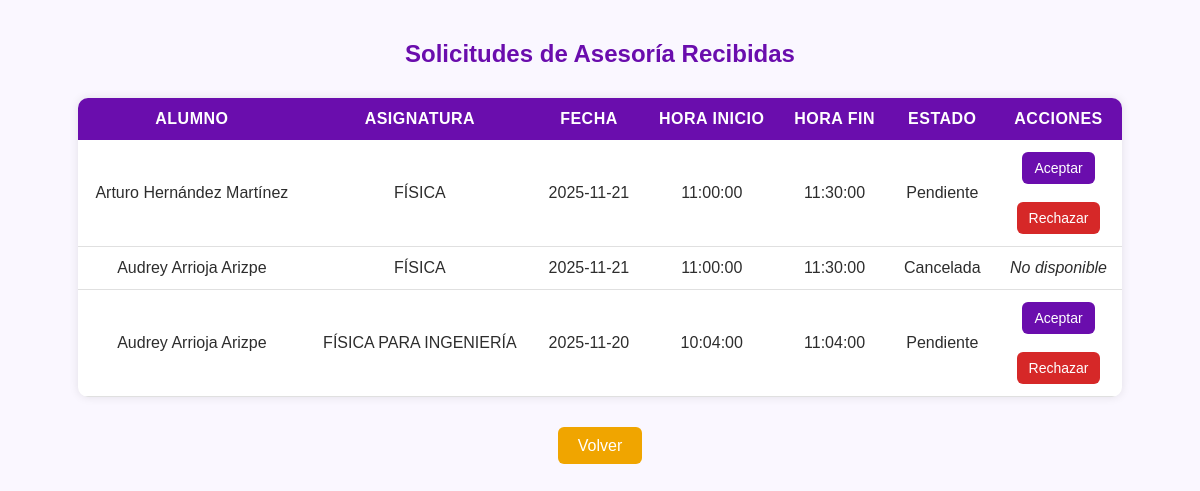
Page /index.php?action=gestionarSolicitudesTutor (signed in) on the committed database.
### tables this page shows
CREATE TABLE `solicitud_asesoria` (
  `id_solicitud` int(11) NOT NULL AUTO_INCREMENT,
  `estado` enum('Pendiente','Aceptada','Rechazada','Cancelada') NOT NULL DEFAULT 'Pendiente',
  `id_usuario` int(11) NOT NULL,
  `id_horario` int(11) NOT NULL,
  `id_asignatura` int(11) NOT NULL,
  PRIMARY KEY (`id_solicitud`),
  KEY `id_usuario` (`id_usuario`),
  KEY `id_horario` (`id_horario`),
  KEY `id_asignatura` (`id_asignatura`),
  CONSTRAINT `solicitud_asesoria_ibfk_1` FOREIGN KEY (`id_usuario`) REFERENCES `usuario` (`id_usuario`),
  CONSTRAINT `solicitud_asesoria_ibfk_2` FOREIGN KEY (`id_horario`) REFERENCES `horario` (`id_horario`),
  CONSTRAINT `solicitud_asesoria_ibfk_3` FOREIGN KEY (`id_asignatura`) REFERENCES `asignatura` (`id_asignatura`)
);

CREATE TABLE `usuario` (
  `id_usuario` int(11) NOT NULL AUTO_INCREMENT,
  `nombre` varchar(50) NOT NULL,
  `apellidos` varchar(50) NOT NULL,
  `correo` varchar(80) NOT NULL,
  `matricula` varchar(80) NOT NULL,
  `contraseña` varchar(80) NOT NULL,
  `rol` enum('Asesorado','Profesor','Tutor') NOT NULL,
  `area` varchar(50) DEFAULT NULL,
  `areasEnseñanza` varchar(50) DEFAULT NULL,
  `cuatrimestre` int(11) DEFAULT NULL,
  `necesidades` text DEFAULT NULL,
  PRIMARY KEY (`id_usuario`),
  UNIQUE KEY `correo` (`correo`),
  UNIQUE KEY `matricula` (`matricula`)
);

CREATE TABLE `asignatura` (
  `id_asignatura` int(11) NOT NULL AUTO_INCREMENT,
  `nombre` varchar(100) NOT NULL,
  PRIMARY KEY (`id_asignatura`),
  UNIQUE KEY `nombre` (`nombre`)
);

CREATE TABLE `horario` (
  `id_horario` int(11) NOT NULL AUTO_INCREMENT,
  `fecha` date NOT NULL,
  `hora_inicio` time NOT NULL,
  `hora_fin` time NOT NULL,
  `id_asignatura` int(11) DEFAULT NULL,
  `id_tutor` int(11) NOT NULL,
  PRIMARY KEY (`id_horario`),
  KEY `id_tutor` (`id_tutor`),
  KEY `fk_horario_asignatura` (`id_asignatura`),
  CONSTRAINT `fk_horario_asignatura` FOREIGN KEY (`id_asignatura`) REFERENCES `asignatura` (`id_asignatura`),
  CONSTRAINT `horario_ibfk_1` FOREIGN KEY (`id_tutor`) REFERENCES `usuario` (`id_usuario`)
);

### app/controllers/SolicitudController.php (called while the page is built, shortened)
<?php
    include_once "app/models/SolicitudModel.php";
    class SolicitudController {
        private $model;
        public function __construct($connection) {
            $this->model = new SolicitudModel($connection);
        }
    public function gestionarSolicitudesTutor() {
        $solicitudes = $this->model->obtenerSolicitudesParaTutor($_SESSION['id_usuario']);
        include "app/views/Tutor/gestion_solicitudes.php";
    }
}

### app/models/SolicitudModel.php (called while the page is built, shortened)
<?php
    class SolicitudModel {
        private $connection;
        public function __construct($connection) {
            $this->connection = $connection;
        }
    public function obtenerSolicitudesParaTutor($id_tutor) {
        $sql = "SELECT s.id_solicitud, s.estado,
                    u.nombre, u.apellidos,
                    a.nombre AS asignatura,
                    h.fecha, h.hora_inicio, h.hora_fin
                FROM solicitud_asesoria s
                INNER JOIN horario h ON s.id_horario = h.id_horario
                INNER JOIN asignatura a ON s.id_asignatura = a.id_asignatura
                INNER JOIN usuario u ON s.id_usuario = u.id_usuario
                WHERE h.id_tutor = ?";
        $stmt = $this->connection->prepare($sql);
        $stmt->bind_param("i", $id_tutor);
        $stmt->execute();
        return $stmt->get_result();
    }
}

### app/views/Tutor/gestion_solicitudes.php (the view, shortened to what this page needs)
<!DOCTYPE html>
<html lang="es">
<head>
    <link rel="stylesheet" href="public/css/gestion_solicitudes.css">
</head>
<body class="gestion-solicitudes">
    <h2>Solicitudes de Asesoría Recibidas</h2>
    <table>
        <tr>
            <th>Alumno</th>
            <th>Asignatura</th>
            <th>Fecha</th>
            <th>Hora Inicio</th>
            <th>Hora Fin</th>
            <th>Estado</th>
            <th>Acciones</th>
        </tr>
        <?php while ($row = $solicitudes->fetch_assoc()) { ?>
        <tr>
            <td><?= $row['nombre'] . ' ' . $row['apellidos'] ?></td>
            <td><?= $row['asignatura'] ?></td>
            <td><?= $row['fecha'] ?></td>
            <td><?= $row['hora_inicio'] ?></td>
            <td><?= $row['hora_fin'] ?></td>
            <td class="estado-<?= $row['estado'] ?>">
                <?= ucfirst($row['estado']) ?>
<td>
    <?php if (strtolower($row['estado']) === 'pendiente') { ?>
        <form action="index.php?action=actualizarEstadoSolicitud" method="POST" style="display:inline;">
            <button type="submit" class="btn btn-aceptar">Aceptar</button>
        </form>
        <br><br>
        <form action="index.php?action=actualizarEstadoSolicitud" method="POST" style="display:inline;">
            <button type="submit" class="btn btn-rechazar">Rechazar</button>
        </form>
    <?php } else { ?>
        <em>No disponible</em>
    <?php } ?>
</td>
        </tr>
        <?php } ?>
    </table>
    <a href="index.php?action=panelTutor" class="btn-regresar">Volver</a>
</body>
</html>

### public/css/gestion_solicitudes.css (style rules this page uses)
.gestion-solicitudes body, .gestion-solicitudes { font-family: Arial, sans-serif; background-color: #faf7ff; color: #2d2d2d; margin: 0; padding: 20px; text-align: center; }
.gestion-solicitudes h2 { color: #6a0dad; margin-bottom: 30px; }
.gestion-solicitudes table { width: 90%; margin: 0 auto 40px; border-collapse: collapse; box-shadow: 0 0 10px rgba(0,0,0,0.1); background: white; border-radius: 10px; overflow: hidden; }
.gestion-solicitudes th { background-color: #6a0dad; color: white; padding: 12px; text-transform: uppercase; letter-spacing: 0.5px; }
.gestion-solicitudes td { padding: 12px; border-bottom: 1px solid #e0e0e0; }
.btn { border: none; padding: 8px 12px; border-radius: 6px; color: white; cursor: pointer; font-size: 14px; transition: .3s; }
.btn-aceptar { background-color: #6a0dad; }
.btn-rechazar { background-color: #d62828; }
.btn-regresar { background-color: #f0a500; text-decoration: none; padding: 10px 20px; color: white; border-radius: 6px; transition: .3s; }

### rows in the picture
solicitud_asesoria: id_usuario.nombre "Arturo", id_usuario.apellidos "Hernández Martínez", id_asignatura.nombre "FÍSICA", id_horario.fecha "2025-11-21", id_horario.hora_inicio "11:00:00", id_horario.hora_fin "11:30:00", estado "Pendiente"
solicitud_asesoria: id_usuario.nombre "Audrey", id_usuario.apellidos "Arrioja Arizpe", id_asignatura.nombre "FÍSICA", id_horario.fecha "2025-11-21", id_horario.hora_inicio "11:00:00", id_horario.hora_fin "11:30:00", estado "Cancelada", shows "No disponible"
solicitud_asesoria: id_usuario.nombre "Audrey", id_usuario.apellidos "Arrioja Arizpe", id_asignatura.nombre "FÍSICA PARA INGENIERÍA", id_horario.fecha "2025-11-20", id_horario.hora_inicio "10:04:00", id_horario.hora_fin "11:04:00", estado "Pendiente"
